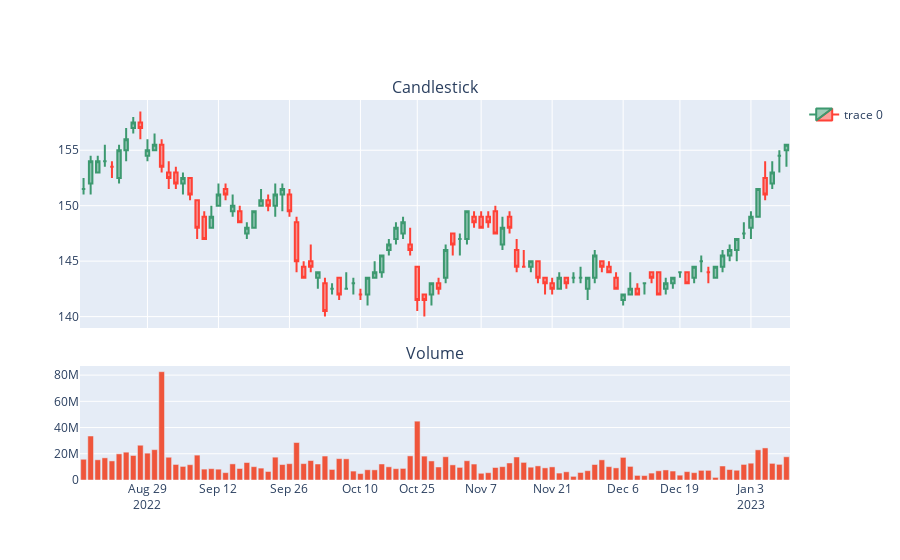

Source (notebook cell):
### Code cell
# fig = make_subplots(rows=2, cols=1, shared_xaxes=True, 
#                vertical_spacing=0.1, subplot_titles=('Candlestick', 'Volume'), 
#                row_width=[0.5, 1])

# fig.add_trace(go.Candlestick(
#                 x=df1d['Date'],
#                 open=df1d['Open'],
#                 high=df1d['High'],
#                 low=df1d['Low'],
#                 close=df1d['Close']
# ),row=1, col=1)

# fig.add_trace(go.Bar(x=df1d['Date'], y=df1d['Volume'], showlegend=False), row=2, col=1)

# fig.update_xaxes(
#     rangebreaks=[
#         dict(bounds=["sat", "mon"]),
#         dict(values=missing_date) 
# ])

# fig.update(layout_xaxis_rangeslider_visible=False)
# fig.show()
